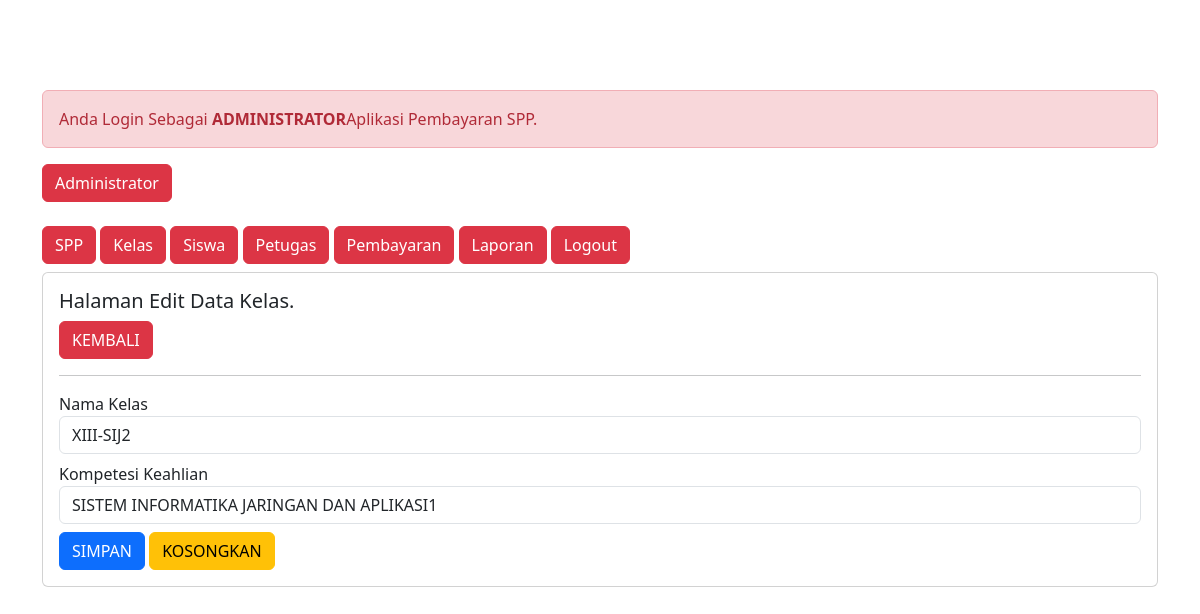
The app's page /admin/admin.php?url=edit-kelas&id_kelas=14 (signed in) with its own data.
### tables this page shows
CREATE TABLE `kelas` (
  `id_kelas` int(11) NOT NULL,
  `nama_kelas` varchar(10) NOT NULL,
  `kompetesi_keahlian` varchar(50) NOT NULL
);

### admin/edit-kelas.php (the view)
<?php
$id_kelas = $_GET['id_kelas'];
include'../koneksi.php';
$sql = "SELECT*FROM kelas WHERE id_kelas='$id_kelas'";
	$query = mysqli_query($koneksi, $sql);
$data = mysqli_fetch_array($query);
?>
<h5>Halaman Edit Data Kelas.</h5>
<a href="?url=kelas" class="btn btn-danger">KEMBALI</a>
<hr>
<form method="post" action="?url=proses-edit-kelas&id_kelas=<?= $id_kelas; ?>">
	<div class="form-group mb-2">
		<label>Nama Kelas</label>
		<input value="<?= $data['nama_kelas'] ?>" type="text" name="nama_kelas" class="form-control" required>
	</div>
	<div class="form-group mb-2">
		<label>Kompetesi Keahlian</label>
		<input value="<?= $data['kompetesi_keahlian'] ?>"type="text" name="kompetesi_keahlian" class="form-control" required>
	</div>
	<div class="form-group">
		<button type="submit" class="btn btn-primary"> SIMPAN </button>
		<button type="reset" class="btn btn-warning">KOSONGKAN</button>
	</div>
</form>

### admin/style.css (style rules this page uses)
body { background-image: url("walle.jpg"); background-size: 100%; }

### records on screen
kelas: nama_kelas "XIII-SIJ2", kompetesi_keahlian "SISTEM INFORMATIKA JARINGAN DAN APLIKASI1"
